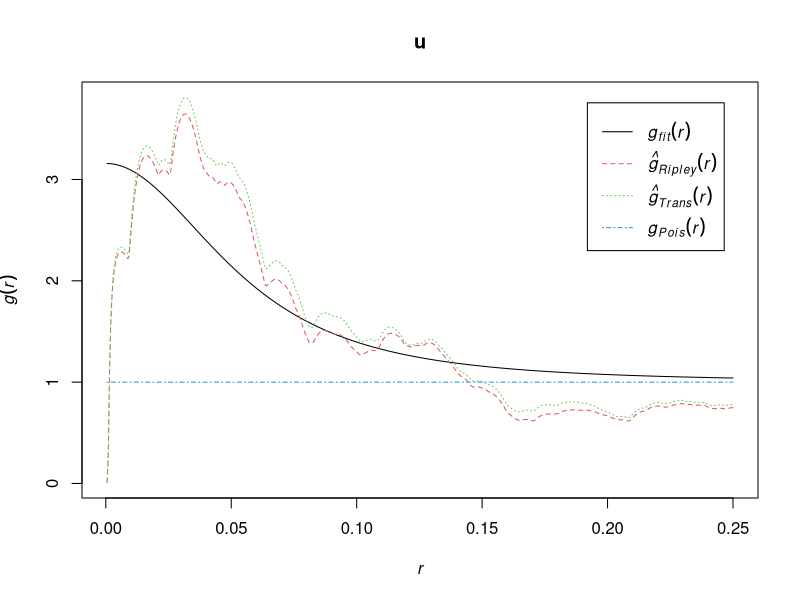

Source code (R):
library(spatstat)


### Name: cauchy.estpcf
### Title: Fit the Neyman-Scott cluster process with Cauchy kernel
### Aliases: cauchy.estpcf
### Keywords: spatial models

### ** Examples

    u <- cauchy.estpcf(redwood)
    u
    plot(u, legendpos="topright")
